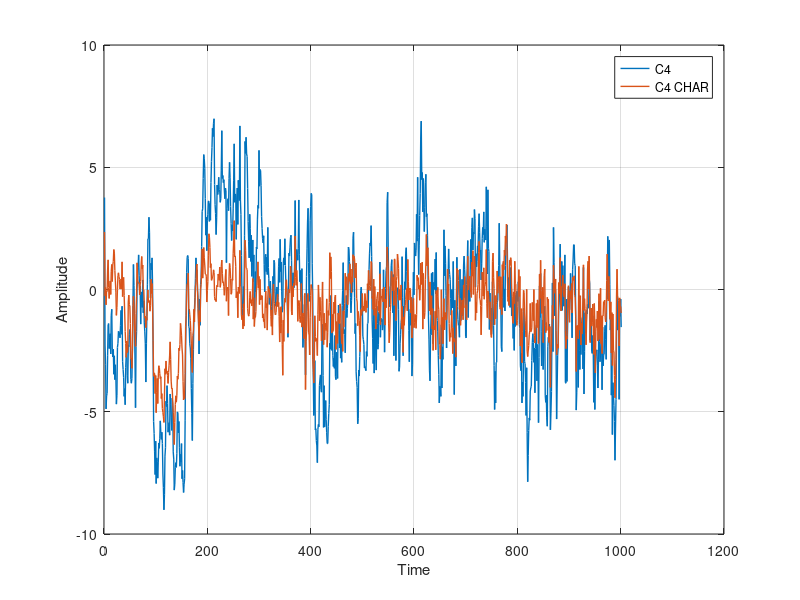

Write the MATLAB code that produced this figure.
% CAR (common average reference)
% Input Shape: (n_sample*1000)x3
% Output Shape: (n_sample*1000)x3
% channel C4 is 3
% sample 2 is right for subject 1

clear
clc

% load data, change to subject number and check if it is T or E
load('Clean_test_9.mat');

% average of all channels at each time point
% (average of each point), 2 for the average of each row
average = mean(signals_clean,2);
car = signals_clean - average; % subtract average from signals
% change subject
save('CarB09E.mat','car');

% % This is to graph the difference in the signal when applying CAR
c4 = signals_clean(1000:2000,3);
plot(c4,'LineWidth',1);
hold on
c4_car = car(1000:2000,3);
plot(c4_car,'LineWidth',1);
grid;
xlabel('Time');
ylabel('Amplitude');
legend('C4','C4 CHAR');
hold off